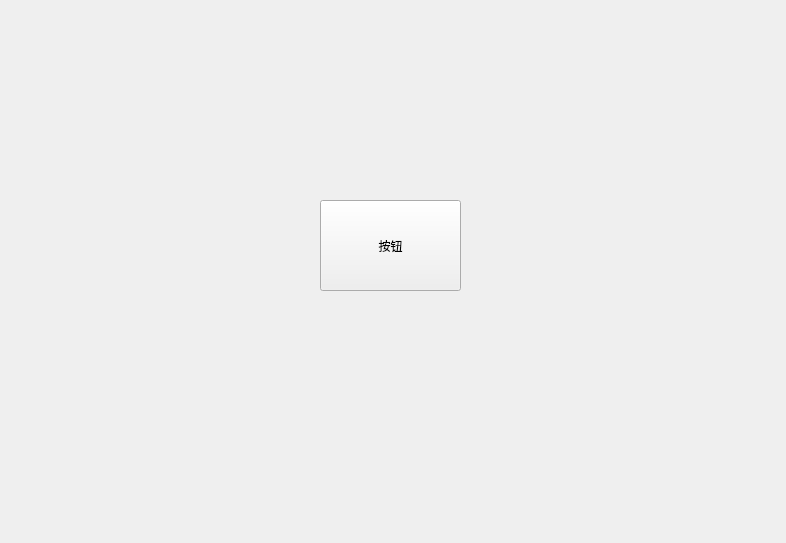
<?xml version="1.0" encoding="UTF-8"?>
<ui version="4.0">
 <class>Widget</class>
 <widget class="QWidget" name="Widget">
  <property name="geometry">
   <rect>
    <x>0</x>
    <y>0</y>
    <width>786</width>
    <height>543</height>
   </rect>
  </property>
  <property name="windowTitle">
   <string>Widget</string>
  </property>
  <widget class="QPushButton" name="pushButton">
   <property name="geometry">
    <rect>
     <x>320</x>
     <y>200</y>
     <width>141</width>
     <height>91</height>
    </rect>
   </property>
   <property name="text">
    <string>按钮</string>
   </property>
  </widget>
 </widget>
 <resources/>
 <connections/>
</ui>
